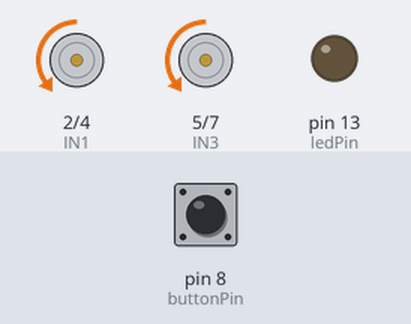
This sketch was run on a simulated Arduino Uno, built with avr-gcc and run on an emulated ATmega328P. Parts: motor-driver pin pairs drawn as motors (green arrow = first pin HIGH = forward, orange = second pin HIGH = backward, longer = more drive, scaled by the enable pin), output pins drawn as LEDs (lit = HIGH). The inputs (shaded band) are chosen by the test bench; at power-on: pin 8 (buttonPin) LOW.

Above: at 1.2 s.
1.3 s: pin 8 (buttonPin) pulled HIGH for 0.15 s
At 2.7 s:
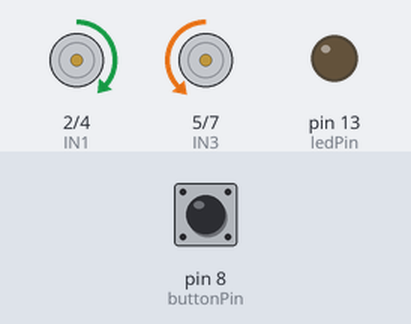
4.4 s: pin 8 (buttonPin) pulled HIGH for 1 s
At 4.8 s:
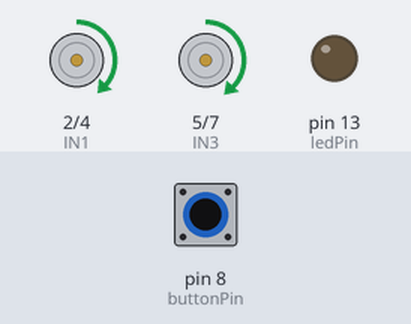
7.6 s: pin 8 (buttonPin) pulled HIGH for 3.2 s
At 12.4 s:
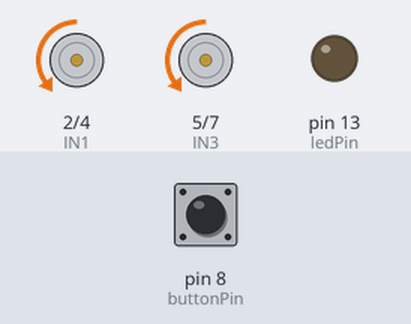
Timing chart, 0 to 13.9 s (numbered marks = the images above; inputs shaded):
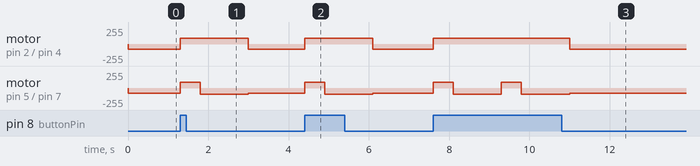

Measured:
- after the input at 1.3 s, motor on pin 2 (IN1) / pin 4 (IN2): backward 80/255 → forward 85/255 at once, → backward 80/255 1.7 s later; motor on pin 5 (IN3) / pin 7 (IN4): backward 80/255 → forward 90/255 at once, → backward 90/255 0.50 s later, → backward 80/255 1.2 s later
- after the input at 4.4 s, motor on pin 2 (IN1) / pin 4 (IN2): backward 80/255 → forward 85/255 at once, → backward 80/255 1.7 s later; motor on pin 5 (IN3) / pin 7 (IN4): backward 80/255 → forward 90/255 at once, → backward 90/255 0.50 s later, → backward 80/255 1.2 s later
- after the input at 7.6 s, motor on pin 2 (IN1) / pin 4 (IN2): backward 80/255 → forward 85/255 at once, → backward 80/255 3.4 s later; motor on pin 5 (IN3) / pin 7 (IN4): backward 80/255 → forward 90/255 at once, → backward 90/255 0.50 s later, → forward 90/255 1.2 s later, → backward 90/255 0.50 s later, … (5 changes in this stretch)

The sketch:

2DC_nrf2401_cooler.ino
```cpp
//# hoover

int IN1 = 2; // Input1 подключен к выводу 2
int IN2 = 4;
int IN3 = 5;
int IN4 = 7;
int ENA = 3;
int ENB = 6;
int i;
// задаем константы
const int buttonPin = 8;     // номер входа, подключенный к кнопке
const int ledPin =  13;      // номер выхода светодиода

// переменные
int buttonState = 0;         // переменная для хранения состояния кнопки


void setup()
{
  pinMode (ENA, OUTPUT);
  pinMode (IN1, OUTPUT);
  pinMode (IN2, OUTPUT);
  pinMode (ENB, OUTPUT);
  pinMode (IN4, OUTPUT);
  pinMode (IN3, OUTPUT);

  pinMode (13, OUTPUT);
  // инициализируем пин, подключенный к кнопке, как вход
  pinMode(8, INPUT);


}
void loop()
{


  // считываем значения с входа кнопки
  buttonState = digitalRead(buttonPin);

  // проверяем нажата ли кнопка
  // если нажата, то buttonState будет HIGH:
  if (buttonState == HIGH) {
    wall();
  }
  else {
    go();
  }

}

void go() {
  digitalWrite (IN1, LOW);
  digitalWrite (IN2, HIGH);
  digitalWrite (IN3, LOW);
  digitalWrite (IN4, HIGH);
  analogWrite(ENA, 80);
  analogWrite(ENB, 80);
}

void wall() {
  digitalWrite (IN1, HIGH);
  digitalWrite (IN2,LOW);
  digitalWrite (IN3, HIGH);
  digitalWrite (IN4, LOW);
  analogWrite(ENA, 85);
  analogWrite(ENB, 90);
  delay(500);
  digitalWrite (IN3,LOW);
  digitalWrite (IN4, HIGH);
  delay(1200);
}
```
